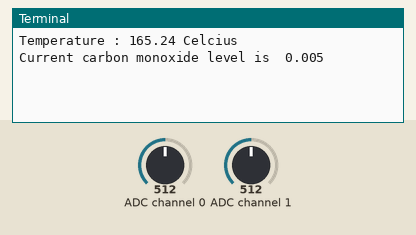
Bench run of a program on a simulated Raspberry Pi (BCM pin numbers). Parts: the last lines printed to the terminal. The inputs (shaded band) are chosen by the test bench; at power-on: ADC channel 0 = 512, ADC channel 1 = 512 (analog values on the 0–1023 scale).

Above: at 1.2 s.
1.3 s: ADC channel 0 set to 716
At 2.5 s:
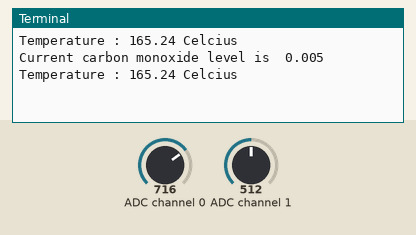
4.0 s: ADC channel 1 set to 716
At 4.8 s:
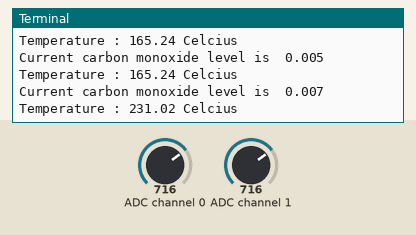
6.7 s: ADC channel 0 set to 900
At 7.6 s:
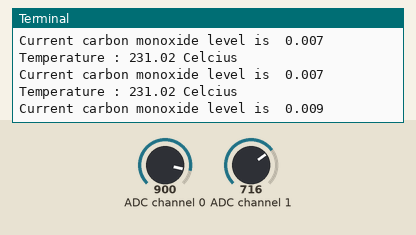
9.4 s: ADC channel 1 set to 900
At 10.8 s:
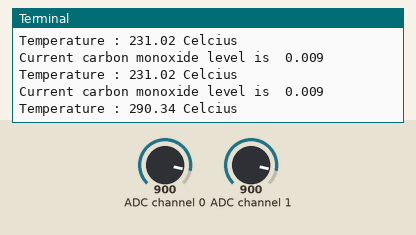
Timing chart, 0 to 12.4 s (numbered marks = the images above; inputs shaded):
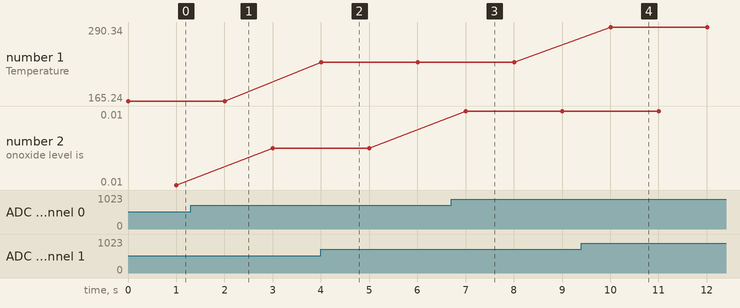

Measured:
- after the input at 4.0 s, the terminal: prints a new line at once (image 2)
- after the input at 6.7 s, the terminal: prints a new line after 0.30 s (image 3)
- after the input at 9.4 s, the terminal: prints a new line after 0.61 s (image 4)
- plotted number 1: 165.24 → 231.02 after the input at 4.0 s, 231.02 → 290.34 after the input at 9.4 s
- plotted number 2: 0.01 → 0.01 after the input at 1.3 s, 0.01 → 0.01 after the input at 6.7 s

The program:

Gas_Temp_Sensor.py
```python
import time
from gpiozero import MCP3008
import warnings

warnings.filterwarnings("ignore")

#Connect LM35 to the channel 1 and MQ9 to channel 0 of MCP3008
temp_sensor = MCP3008(channel = 1)
gas_sensor = MCP3008(channel = 0)

while True:
    temp_level = temp_sensor.value
    voltage = temp_level * 3.3
    temperature = voltage * 100
    print("Temperature :", "{:.2f}".format(temperature), "Celcius", )
    time.sleep(1)

    COLevel = gas_sensor.value * 0.01
    print ("Current carbon monoxide level is ", "{:.3f}".format(COLevel))
    if COLevel > 0.2:
        print("Carbonmonoxide detected")
    time.sleep(1)
```
